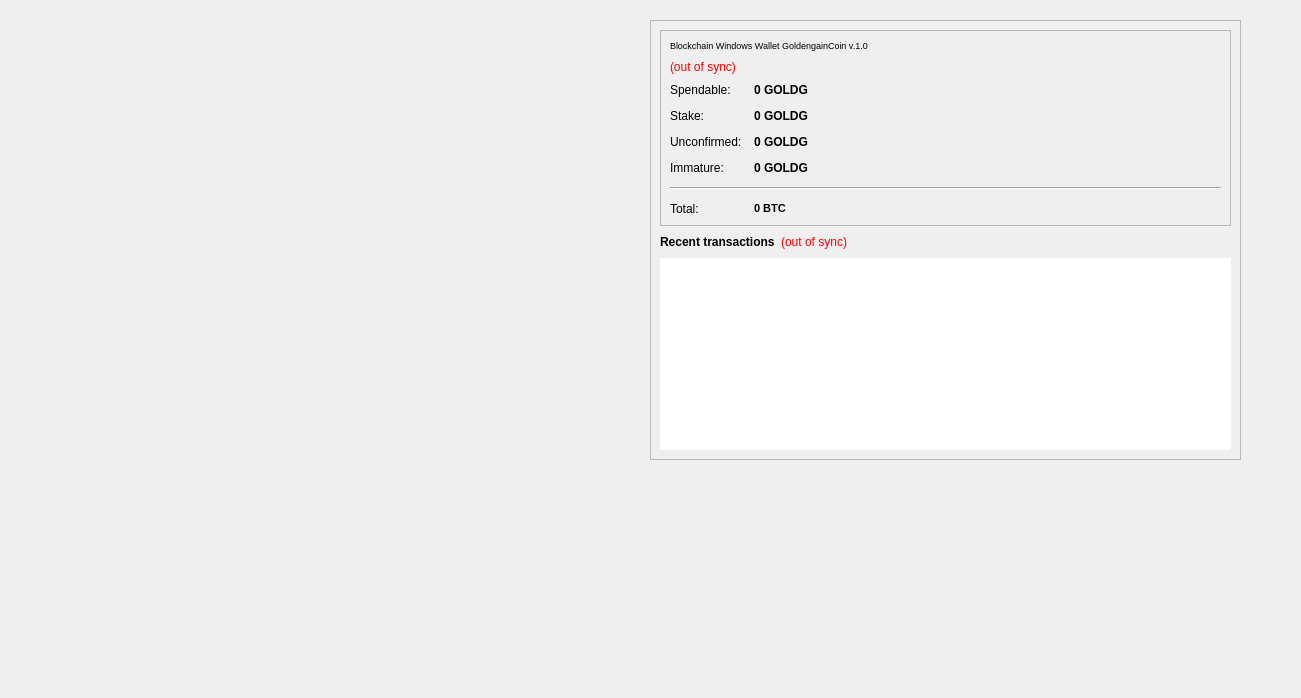
<?xml version="1.0" encoding="UTF-8"?>
<ui version="4.0">
 <class>OverviewPage</class>
 <widget class="QWidget" name="OverviewPage">
  <property name="geometry">
   <rect>
    <x>0</x>
    <y>0</y>
    <width>1301</width>
    <height>698</height>
   </rect>
  </property>
  <property name="windowTitle">
   <string>Form</string>
  </property>
  <widget class="QPushButton" name="pushButton">
   <property name="geometry">
    <rect>
     <x>30</x>
     <y>110</y>
     <width>201</width>
     <height>51</height>
    </rect>
   </property>
   <property name="styleSheet">
    <string notr="true">background-image: url(:/images/button1);</string>
   </property>
   <property name="text">
    <string/>
   </property>
   <property name="flat">
    <bool>true</bool>
   </property>
  </widget>
  <widget class="QPushButton" name="pushButton_2">
   <property name="geometry">
    <rect>
     <x>30</x>
     <y>60</y>
     <width>171</width>
     <height>41</height>
    </rect>
   </property>
   <property name="styleSheet">
    <string notr="true">background-image: url(:/images/discord);</string>
   </property>
   <property name="text">
    <string/>
   </property>
   <property name="flat">
    <bool>true</bool>
   </property>
  </widget>
  <widget class="QPushButton" name="pushButton_3">
   <property name="geometry">
    <rect>
     <x>40</x>
     <y>160</y>
     <width>191</width>
     <height>51</height>
    </rect>
   </property>
   <property name="styleSheet">
    <string notr="true">background-image: url(:/images/twitter);</string>
   </property>
   <property name="text">
    <string/>
   </property>
   <property name="flat">
    <bool>true</bool>
   </property>
  </widget>
  <widget class="QWidget" name="">
   <property name="geometry">
    <rect>
     <x>650</x>
     <y>20</y>
     <width>591</width>
     <height>511</height>
    </rect>
   </property>
   <layout class="QVBoxLayout" name="verticalLayout_3">
    <item>
     <widget class="QFrame" name="frame_2">
      <property name="frameShape">
       <enum>QFrame::StyledPanel</enum>
      </property>
      <property name="frameShadow">
       <enum>QFrame::Raised</enum>
      </property>
      <layout class="QVBoxLayout" name="verticalLayout">
       <item>
        <widget class="QFrame" name="frame">
         <property name="frameShape">
          <enum>QFrame::StyledPanel</enum>
         </property>
         <property name="frameShadow">
          <enum>QFrame::Raised</enum>
         </property>
         <layout class="QVBoxLayout" name="verticalLayout_4">
          <item>
           <widget class="QLabel" name="label_5">
            <property name="font">
             <font>
              <pointsize>7</pointsize>
              <weight>50</weight>
              <bold>false</bold>
             </font>
            </property>
            <property name="text">
             <string>Blockchain Windows Wallet GoldengainCoin v.1.0</string>
            </property>
           </widget>
          </item>
          <item>
           <layout class="QHBoxLayout" name="horizontalLayout_4">
            <item>
             <widget class="QLabel" name="labelWalletStatus">
              <property name="toolTip">
               <string>The displayed information may be out of date. Your wallet automatically synchronizes with the GoldenGainCoin network after a connection is established, but this process has not completed yet.</string>
              </property>
              <property name="styleSheet">
               <string notr="true">QLabel { color: red; }</string>
              </property>
              <property name="text">
               <string notr="true">(out of sync)</string>
              </property>
              <property name="alignment">
               <set>Qt::AlignLeading|Qt::AlignLeft|Qt::AlignVCenter</set>
              </property>
             </widget>
            </item>
            <item>
             <spacer name="horizontalSpacer_2">
              <property name="orientation">
               <enum>Qt::Horizontal</enum>
              </property>
              <property name="sizeHint" stdset="0">
               <size>
                <width>40</width>
                <height>20</height>
               </size>
              </property>
             </spacer>
            </item>
           </layout>
          </item>
          <item>
           <layout class="QFormLayout" name="formLayout_2">
            <property name="fieldGrowthPolicy">
             <enum>QFormLayout::AllNonFixedFieldsGrow</enum>
            </property>
            <property name="horizontalSpacing">
             <number>12</number>
            </property>
            <property name="verticalSpacing">
             <number>12</number>
            </property>
            <item row="0" column="0">
             <widget class="QLabel" name="label">
              <property name="text">
               <string>Spendable:</string>
              </property>
             </widget>
            </item>
            <item row="0" column="1">
             <widget class="QLabel" name="labelBalance">
              <property name="font">
               <font>
                <weight>75</weight>
                <bold>true</bold>
               </font>
              </property>
              <property name="cursor">
               <cursorShape>IBeamCursor</cursorShape>
              </property>
              <property name="toolTip">
               <string>Your current spendable balance</string>
              </property>
              <property name="text">
               <string notr="true">0 GOLDG</string>
              </property>
              <property name="textInteractionFlags">
               <set>Qt::LinksAccessibleByMouse|Qt::TextSelectableByKeyboard|Qt::TextSelectableByMouse</set>
              </property>
             </widget>
            </item>
            <item row="1" column="0">
             <widget class="QLabel" name="label_6">
              <property name="text">
               <string>Stake:</string>
              </property>
             </widget>
            </item>
            <item row="1" column="1">
             <widget class="QLabel" name="labelStake">
              <property name="font">
               <font>
                <weight>75</weight>
                <bold>true</bold>
               </font>
              </property>
              <property name="cursor">
               <cursorShape>IBeamCursor</cursorShape>
              </property>
              <property name="toolTip">
               <string>Total of coins that was staked, and do not yet count toward the current balance</string>
              </property>
              <property name="text">
               <string notr="true">0 GOLDG</string>
              </property>
              <property name="textInteractionFlags">
               <set>Qt::LinksAccessibleByMouse|Qt::TextSelectableByKeyboard|Qt::TextSelectableByMouse</set>
              </property>
             </widget>
            </item>
            <item row="2" column="0">
             <widget class="QLabel" name="label_3">
              <property name="text">
               <string>Unconfirmed:</string>
              </property>
             </widget>
            </item>
            <item row="2" column="1">
             <widget class="QLabel" name="labelUnconfirmed">
              <property name="font">
               <font>
                <weight>75</weight>
                <bold>true</bold>
               </font>
              </property>
              <property name="cursor">
               <cursorShape>IBeamCursor</cursorShape>
              </property>
              <property name="toolTip">
               <string>Total of transactions that have yet to be confirmed, and do not yet count toward the current balance</string>
              </property>
              <property name="text">
               <string notr="true">0 GOLDG</string>
              </property>
              <property name="textInteractionFlags">
               <set>Qt::LinksAccessibleByMouse|Qt::TextSelectableByKeyboard|Qt::TextSelectableByMouse</set>
              </property>
             </widget>
            </item>
            <item row="3" column="0">
             <widget class="QLabel" name="labelImmatureText">
              <property name="text">
               <string>Immature:</string>
              </property>
             </widget>
            </item>
            <item row="3" column="1">
             <widget class="QLabel" name="labelImmature">
              <property name="font">
               <font>
                <weight>75</weight>
                <bold>true</bold>
               </font>
              </property>
              <property name="toolTip">
               <string>Mined balance that has not yet matured</string>
              </property>
              <property name="text">
               <string notr="true">0 GOLDG</string>
              </property>
              <property name="textInteractionFlags">
               <set>Qt::LinksAccessibleByMouse|Qt::TextSelectableByKeyboard|Qt::TextSelectableByMouse</set>
              </property>
             </widget>
            </item>
            <item row="4" column="0" colspan="2">
             <widget class="Line" name="line">
              <property name="orientation">
               <enum>Qt::Horizontal</enum>
              </property>
             </widget>
            </item>
            <item row="5" column="0">
             <widget class="QLabel" name="labelTotalText">
              <property name="text">
               <string>Total:</string>
              </property>
             </widget>
            </item>
            <item row="5" column="1">
             <widget class="QLabel" name="labelTotal">
              <property name="font">
               <font>
                <pointsize>8</pointsize>
                <weight>75</weight>
                <bold>true</bold>
               </font>
              </property>
              <property name="cursor">
               <cursorShape>IBeamCursor</cursorShape>
              </property>
              <property name="toolTip">
               <string>Your current total balance</string>
              </property>
              <property name="text">
               <string notr="true">0 BTC</string>
              </property>
              <property name="textInteractionFlags">
               <set>Qt::LinksAccessibleByMouse|Qt::TextSelectableByKeyboard|Qt::TextSelectableByMouse</set>
              </property>
             </widget>
            </item>
           </layout>
          </item>
         </layout>
        </widget>
       </item>
       <item>
        <layout class="QHBoxLayout" name="horizontalLayout_2">
         <item>
          <widget class="QLabel" name="label_4">
           <property name="text">
            <string>&lt;b&gt;Recent transactions&lt;/b&gt;</string>
           </property>
          </widget>
         </item>
         <item>
          <widget class="QLabel" name="labelTransactionsStatus">
           <property name="toolTip">
            <string>The displayed information may be out of date. Your wallet automatically synchronizes with the GoldenGainCoin network after a connection is established, but this process has not completed yet.</string>
           </property>
           <property name="styleSheet">
            <string notr="true">QLabel { color: red; }</string>
           </property>
           <property name="text">
            <string notr="true">(out of sync)</string>
           </property>
           <property name="alignment">
            <set>Qt::AlignRight|Qt::AlignTrailing|Qt::AlignVCenter</set>
           </property>
          </widget>
         </item>
         <item>
          <spacer name="horizontalSpacer">
           <property name="orientation">
            <enum>Qt::Horizontal</enum>
           </property>
           <property name="sizeHint" stdset="0">
            <size>
             <width>40</width>
             <height>20</height>
            </size>
           </property>
          </spacer>
         </item>
        </layout>
       </item>
       <item>
        <widget class="QListView" name="listTransactions">
         <property name="font">
          <font>
           <pointsize>8</pointsize>
           <weight>50</weight>
           <bold>false</bold>
          </font>
         </property>
         <property name="styleSheet">
          <string notr="true">QListView { background: transparent; }
color: rgb(85, 62, 36);</string>
         </property>
         <property name="frameShape">
          <enum>QFrame::NoFrame</enum>
         </property>
         <property name="verticalScrollBarPolicy">
          <enum>Qt::ScrollBarAlwaysOff</enum>
         </property>
         <property name="horizontalScrollBarPolicy">
          <enum>Qt::ScrollBarAlwaysOff</enum>
         </property>
         <property name="selectionMode">
          <enum>QAbstractItemView::NoSelection</enum>
         </property>
        </widget>
       </item>
      </layout>
     </widget>
    </item>
    <item>
     <spacer name="verticalSpacer_2">
      <property name="orientation">
       <enum>Qt::Vertical</enum>
      </property>
      <property name="sizeHint" stdset="0">
       <size>
        <width>20</width>
        <height>40</height>
       </size>
      </property>
     </spacer>
    </item>
   </layout>
  </widget>
 </widget>
 <resources/>
 <connections/>
</ui>
